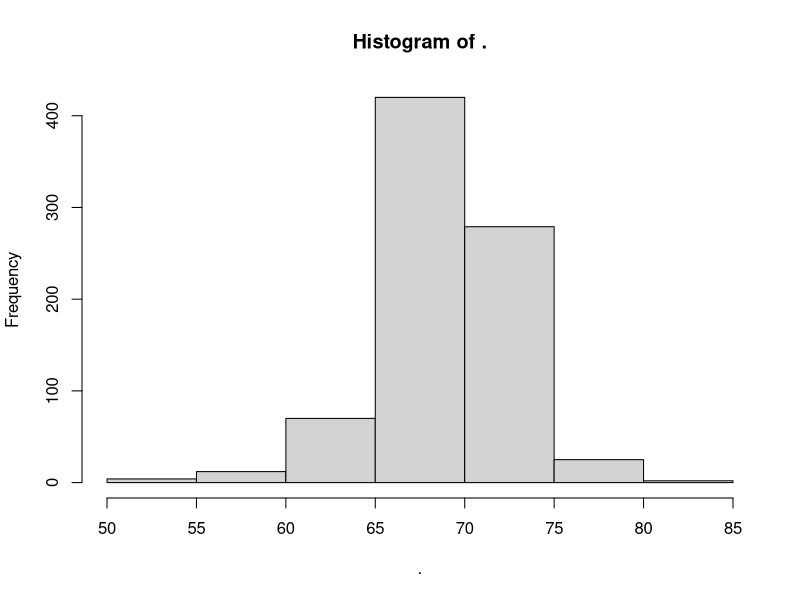
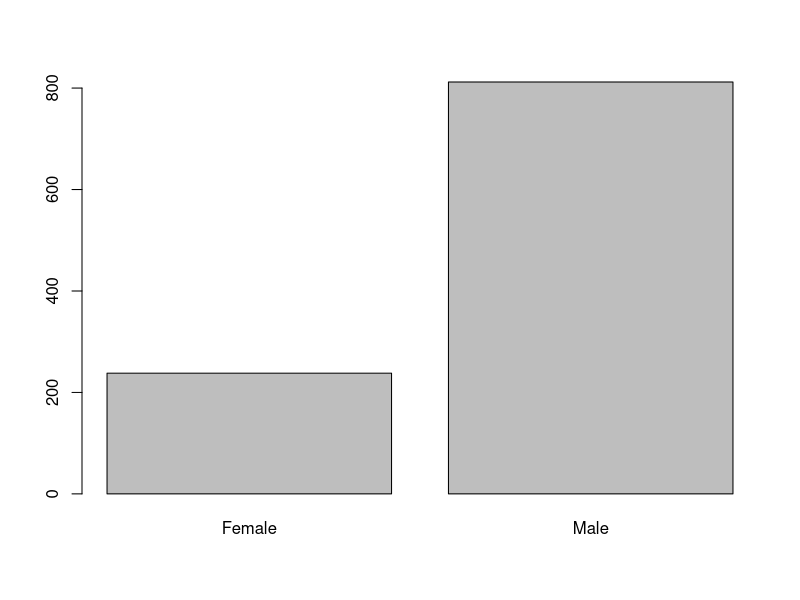
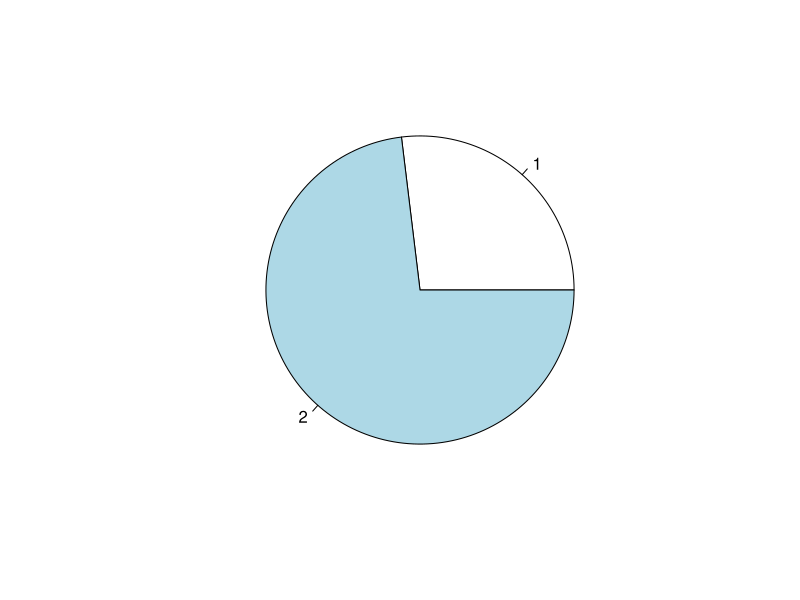

These figures' R source, in order: (Note: this script raises an error after producing the figures.)
library(dslabs)
library(tidyverse)


data("heights")


heights %>% 
  filter(sex == "Male") %>% 
  select(height) %>%
  .$height %>%
  hist()



heights %>% 
  .$sex %>%
  plot() %>%
  pie()


# Find proportion of data using prop.table and table functions
prop.table(table(heights$sex))
?prop.table()




# CDF 
# define range of values spanning the dataset
a <- seq(min(heights$height), max(heights$height), length = 40)    

# computes prob. for a single value
cdf_function <- function(x) { 
  return(mean(heights$height <= x))
}
cdf_values <- sapply(a, cdf_function)
plot(a, cdf_values)



# Normal Distribution is defined by a function that requires only the mean
# and SD. Hence why people love to equate any distribution to the normal

# Z scores are scores that have been normalised according to the mean and SD
# of a normal distribution, calculated by:
scale(a)
# Any Z score > 3 or < -3 is considered an anomaly


# Calculating the proportion of values whose z scores are less than 2, i.e. 
# within 2 SD of the mean. Scale(a) converts to z scores and abs removes the  
# negatives and < 2 converts to logical, and the mean at the end adds the ones 
# that are  true i.e. numeric value of 1.
### Smart code
mean(abs(scale(a)) < 2)


# 68, 95, 99.7 rule for 1, 2, 3 SD respectively


x <- heights %>%
  filter(sex == "Male") %>%
  pull(height)

# plot distribution of exact heights in data
plot(prop.table(table(x)), xlab = "a = Height in inches", ylab = "Pr(x = a)")

# probabilities in actual data over length 1 ranges containing an integer
mean(x <= 68.5) - mean(x <= 67.5)
mean(x <= 69.5) - mean(x <= 68.5)
mean(x <= 70.5) - mean(x <= 69.5)

# probabilities in normal approximation match well
pnorm(68.5, mean(x), sd(x)) - pnorm(67.5, mean(x), sd(x))
pnorm(69.5, mean(x), sd(x)) - pnorm(68.5, mean(x), sd(x))
pnorm(70.5, mean(x), sd(x)) - pnorm(69.5, mean(x), sd(x))

# probabilities in actual data over other ranges don't match normal approx as well
# due to discretization
mean(x <= 70.9) - mean(x <= 70.1)
pnorm(70.9, mean(x), sd(x)) - pnorm(70.1, mean(x), sd(x))


# How to check quantiles
w <- seq(0.01, 0.99, 0.01)
quantile(w, 0.25)

# Summary function
summary(heights)


# To get all percentiles
quantile(heights$height, w)
percentiles <- quantile(heights$height, w) # It returns a names vector. 
                                           # Run the prev line to see
percentiles[names(percentiles) == "25%"]
percentiles[names(percentiles) == "75%"]




# To get CDF, we use pnorm which requires the check value, mean and SD. By default, mean = 0, and SD = 1
# qnorm can be used to get the inverse

pnorm(25)
pnorm(24)

pnorm(1) 
pnorm(2) 
pnorm(-1)

pnorm(-1.96) # Inverse with qnorm given below

# Given a value of CDF, we can calculate the theoretical "check" value using qnorm
qnorm(0.025) # default mean and SD is 0 and 1 respectively

pnorm(qnorm(0.025))



# you can also give a vector to qnorm which is a collection of percentiles that
# can divide the dataset into theoretical quantiles based on the vector, mean and SD

p <- seq(0.01, 0.99, 0.01)
theoretical_quantiles <- qnorm(p, 69, 3)
theoretical_quantiles


## QUANTILE - QUANTILE PLOTS
avg <- mean(x)
stdev <- sd(x)
mean(x <= 69)
qnorm(0.5, avg, stdev)
median(x)


p <- seq(0.05, 0.95, 0.05)
obs_q <- quantile(x, p)
th_q <- qnorm(p, avg, stdev)
plot(th_q, obs_q)
abline(0,1)


# You can also make it with scaled values i.e.
z <- scale(x)
scale_obs_q <- quantile(z, p)
scale_obs_q

scale_th_q <- qnorm(p)

plot(scale_th_q, scale_obs_q)
abline(0,1)

# Slightly lesser code, in the sense that you dont have to get the avg and sd
